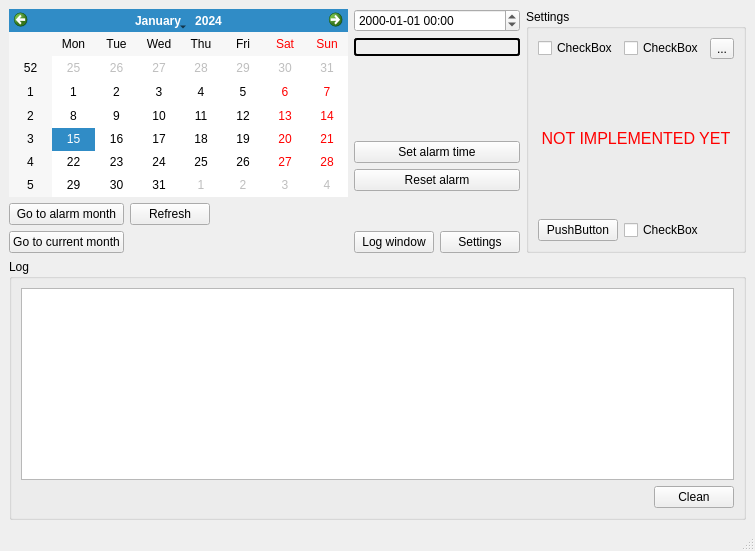
<?xml version="1.0" encoding="UTF-8"?>
<ui version="4.0">
 <class>MainWindow</class>
 <widget class="QMainWindow" name="MainWindow">
  <property name="enabled">
   <bool>true</bool>
  </property>
  <property name="geometry">
   <rect>
    <x>0</x>
    <y>0</y>
    <width>755</width>
    <height>551</height>
   </rect>
  </property>
  <property name="sizePolicy">
   <sizepolicy hsizetype="Preferred" vsizetype="Preferred">
    <horstretch>0</horstretch>
    <verstretch>0</verstretch>
   </sizepolicy>
  </property>
  <property name="windowTitle">
   <string notr="true">QRtcAlarm</string>
  </property>
  <property name="styleSheet">
   <string notr="true"/>
  </property>
  <property name="iconSize">
   <size>
    <width>22</width>
    <height>22</height>
   </size>
  </property>
  <property name="toolButtonStyle">
   <enum>Qt::ToolButtonIconOnly</enum>
  </property>
  <property name="unifiedTitleAndToolBarOnMac">
   <bool>false</bool>
  </property>
  <widget class="QWidget" name="centralwidget">
   <property name="sizePolicy">
    <sizepolicy hsizetype="Minimum" vsizetype="Minimum">
     <horstretch>0</horstretch>
     <verstretch>0</verstretch>
    </sizepolicy>
   </property>
   <layout class="QGridLayout" name="gridLayout_4">
    <item row="0" column="0">
     <layout class="QGridLayout" name="gridLayout">
      <item row="0" column="3">
       <widget class="QDateTimeEdit" name="dateTimeEdit">
        <property name="currentSection">
         <enum>QDateTimeEdit::YearSection</enum>
        </property>
        <property name="displayFormat">
         <string>yyyy-MM-dd hh:mm</string>
        </property>
        <property name="calendarPopup">
         <bool>false</bool>
        </property>
       </widget>
      </item>
      <item row="1" column="3">
       <widget class="QLabel" name="stateLabel">
        <property name="styleSheet">
         <string notr="true">QLabel {
	border: 2px solid;
	border-radius: 3px;
}</string>
        </property>
        <property name="text">
         <string/>
        </property>
        <property name="alignment">
         <set>Qt::AlignCenter</set>
        </property>
       </widget>
      </item>
      <item row="0" column="0" rowspan="6" colspan="3">
       <widget class="RtcCalendarWidget" name="calendarWidget"/>
      </item>
      <item row="6" column="0">
       <widget class="QPushButton" name="goToAlarmButton">
        <property name="text">
         <string>Go to alarm month</string>
        </property>
       </widget>
      </item>
      <item row="2" column="3">
       <spacer name="verticalSpacer">
        <property name="orientation">
         <enum>Qt::Vertical</enum>
        </property>
        <property name="sizeHint" stdset="0">
         <size>
          <width>20</width>
          <height>40</height>
         </size>
        </property>
       </spacer>
      </item>
      <item row="7" column="0">
       <widget class="QPushButton" name="goToTodayButton">
        <property name="text">
         <string>Go to current month</string>
        </property>
       </widget>
      </item>
      <item row="6" column="1">
       <widget class="QPushButton" name="refreshButton">
        <property name="styleSheet">
         <string notr="true"/>
        </property>
        <property name="text">
         <string>Refresh</string>
        </property>
        <property name="default">
         <bool>false</bool>
        </property>
       </widget>
      </item>
      <item row="6" column="2" rowspan="2">
       <spacer name="horizontalSpacer">
        <property name="orientation">
         <enum>Qt::Horizontal</enum>
        </property>
        <property name="sizeHint" stdset="0">
         <size>
          <width>40</width>
          <height>20</height>
         </size>
        </property>
       </spacer>
      </item>
      <item row="7" column="3">
       <layout class="QHBoxLayout" name="horizontalLayout">
        <item>
         <widget class="QPushButton" name="logButton">
          <property name="text">
           <string>Log window</string>
          </property>
          <property name="checkable">
           <bool>true</bool>
          </property>
          <property name="checked">
           <bool>false</bool>
          </property>
         </widget>
        </item>
        <item>
         <widget class="QPushButton" name="settingsButton">
          <property name="text">
           <string>Settings</string>
          </property>
          <property name="checkable">
           <bool>true</bool>
          </property>
         </widget>
        </item>
       </layout>
      </item>
      <item row="4" column="3">
       <widget class="QPushButton" name="resetAlarmButton">
        <property name="text">
         <string>Reset alarm</string>
        </property>
       </widget>
      </item>
      <item row="3" column="3">
       <widget class="QPushButton" name="setAlarmTimeButton">
        <property name="text">
         <string>Set alarm time</string>
        </property>
       </widget>
      </item>
     </layout>
    </item>
    <item row="0" column="1">
     <widget class="QGroupBox" name="settingsBox">
      <property name="title">
       <string>Settings</string>
      </property>
      <property name="flat">
       <bool>false</bool>
      </property>
      <property name="checkable">
       <bool>false</bool>
      </property>
      <layout class="QGridLayout" name="gridLayout_2">
       <item row="0" column="0">
        <widget class="QCheckBox" name="checkBox">
         <property name="text">
          <string notr="true">CheckBox</string>
         </property>
        </widget>
       </item>
       <item row="0" column="1">
        <widget class="QCheckBox" name="checkBox_2">
         <property name="text">
          <string notr="true">CheckBox</string>
         </property>
        </widget>
       </item>
       <item row="0" column="2">
        <widget class="QToolButton" name="toolButton">
         <property name="text">
          <string notr="true">...</string>
         </property>
        </widget>
       </item>
       <item row="2" column="0">
        <widget class="QPushButton" name="pushButton_4">
         <property name="text">
          <string notr="true">PushButton</string>
         </property>
        </widget>
       </item>
       <item row="2" column="1">
        <widget class="QCheckBox" name="checkBox_3">
         <property name="text">
          <string notr="true">CheckBox</string>
         </property>
        </widget>
       </item>
       <item row="1" column="0" colspan="3">
        <widget class="QLabel" name="label">
         <property name="text">
          <string notr="true">&lt;!DOCTYPE HTML PUBLIC &quot;-//W3C//DTD HTML 4.0//EN&quot; &quot;http://www.w3.org/TR/REC-html40/strict.dtd&quot;&gt;
&lt;html&gt;&lt;head&gt;&lt;meta name=&quot;qrichtext&quot; content=&quot;1&quot; /&gt;&lt;style type=&quot;text/css&quot;&gt;
p, li { white-space: pre-wrap; }
&lt;/style&gt;&lt;/head&gt;&lt;body style=&quot; font-family:'Sans Serif'; font-size:10pt; font-weight:400; font-style:normal;&quot;&gt;
&lt;table style=&quot;-qt-table-type: root; margin-top:4px; margin-bottom:4px; margin-left:4px; margin-right:4px;&quot;&gt;
&lt;tr&gt;
&lt;td style=&quot;border: none;&quot;&gt;
&lt;p align=&quot;center&quot; style=&quot; margin-top:0px; margin-bottom:0px; margin-left:0px; margin-right:0px; -qt-block-indent:0; text-indent:0px;&quot;&gt;&lt;span style=&quot; font-size:12pt; color:#ff0000;&quot;&gt;NOT IMPLEMENTED YET&lt;/span&gt;&lt;/p&gt;&lt;/td&gt;&lt;/tr&gt;&lt;/table&gt;&lt;/body&gt;&lt;/html&gt;</string>
         </property>
        </widget>
       </item>
      </layout>
     </widget>
    </item>
    <item row="1" column="0" colspan="2">
     <widget class="QGroupBox" name="logBox">
      <property name="title">
       <string>Log</string>
      </property>
      <layout class="QGridLayout" name="gridLayout_3">
       <item row="1" column="2">
        <widget class="QPushButton" name="cleanLogButton">
         <property name="text">
          <string>Clean</string>
         </property>
        </widget>
       </item>
       <item row="1" column="1">
        <spacer name="horizontalSpacer_2">
         <property name="orientation">
          <enum>Qt::Horizontal</enum>
         </property>
         <property name="sizeHint" stdset="0">
          <size>
           <width>40</width>
           <height>20</height>
          </size>
         </property>
        </spacer>
       </item>
       <item row="0" column="0" colspan="3">
        <widget class="QListWidget" name="logListWidget"/>
       </item>
      </layout>
     </widget>
    </item>
   </layout>
  </widget>
  <widget class="QMenuBar" name="menubar">
   <property name="geometry">
    <rect>
     <x>0</x>
     <y>0</y>
     <width>755</width>
     <height>23</height>
    </rect>
   </property>
  </widget>
  <widget class="QStatusBar" name="statusbar"/>
 </widget>
 <customwidgets>
  <customwidget>
   <class>RtcCalendarWidget</class>
   <extends>QCalendarWidget</extends>
   <header>rtccalendarwidget.h</header>
  </customwidget>
 </customwidgets>
 <tabstops>
  <tabstop>calendarWidget</tabstop>
  <tabstop>dateTimeEdit</tabstop>
  <tabstop>goToAlarmButton</tabstop>
  <tabstop>checkBox_2</tabstop>
  <tabstop>checkBox</tabstop>
  <tabstop>toolButton</tabstop>
  <tabstop>pushButton_4</tabstop>
  <tabstop>checkBox_3</tabstop>
 </tabstops>
 <resources/>
 <connections/>
</ui>
